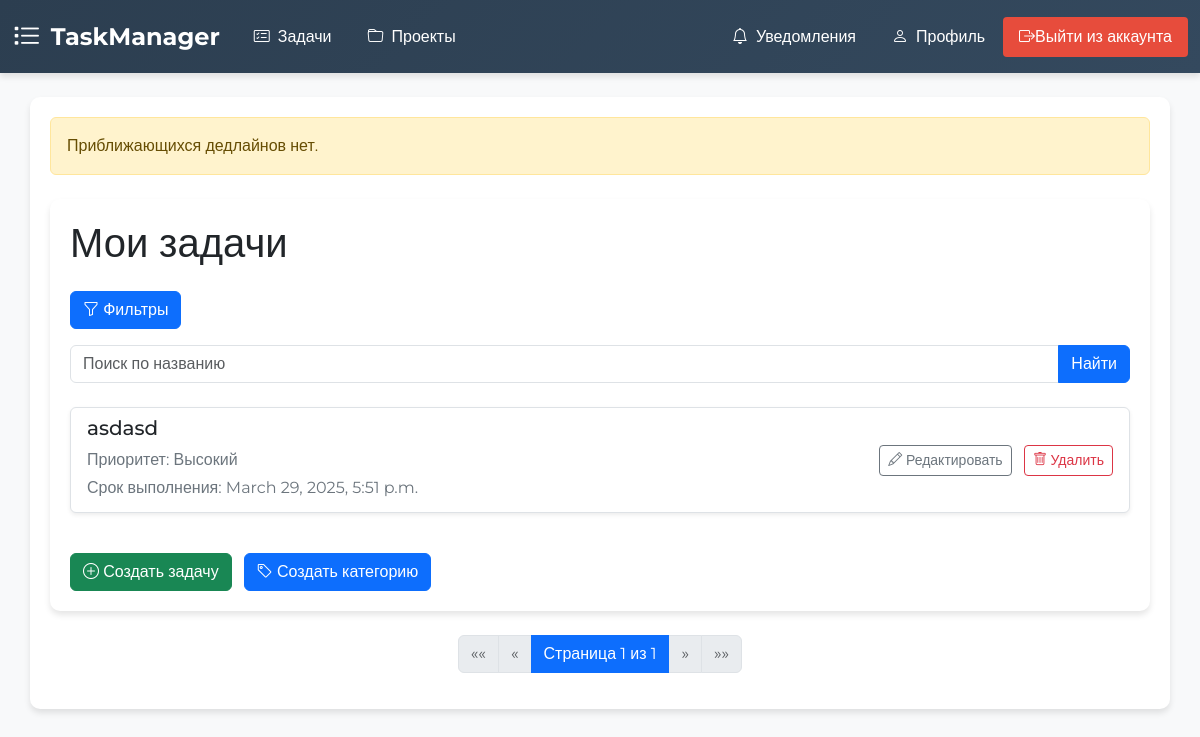
The app's page /task-manager/task-list (signed in), older data.
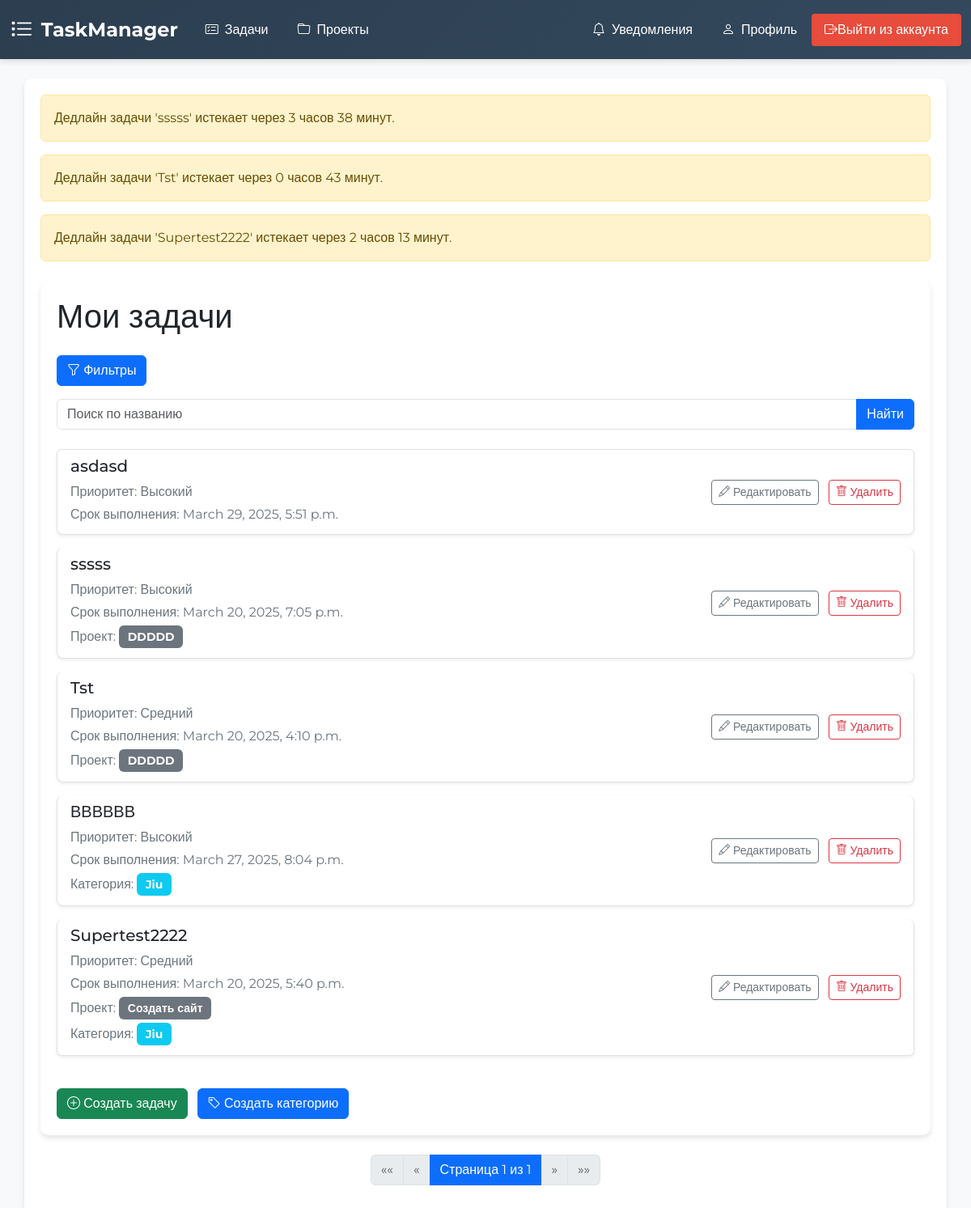
The same page, newer data.
### taskmanager/models.py (models this page shows, shortened)
class Task(models.Model):
    PRIORITY_CHOICES = [
        ('high', 'Высокий'),
        ('medium', 'Средний'),
        ('low', 'Низкий'),
    ]
    STATUS_CHOICES = [
        ('todo', 'К выполнению'),
        ('in_progress', 'В процессе'),
        ('done', 'Выполнено'),
    ]
    title = models.CharField(max_length=200)
    description = models.TextField()
    due_date = models.DateTimeField()
    priority = models.CharField(max_length=10, choices=PRIORITY_CHOICES)
    status = models.CharField(max_length=20, choices=STATUS_CHOICES, default='todo')
    project = models.ForeignKey('Project', on_delete=models.CASCADE, null=True, blank=True)  # Необязательное поле
    category = models.ForeignKey('Category', on_delete=models.CASCADE, null=True, blank=True)  # Необязательное поле
    assigned_to = models.ForeignKey(User, on_delete=models.SET_NULL, null=True, blank=True,
                                    related_name='assigned_tasks')
    created_by = models.ForeignKey(User, on_delete=models.CASCADE)
    created_at = models.DateTimeField(auto_now_add=True)

class Project(models.Model):
    name = models.CharField(max_length=100)
    created_by = models.ForeignKey(User, on_delete=models.CASCADE, related_name='created_projects')
    users = models.ManyToManyField(User, related_name='projects')
    editors = models.ManyToManyField(User, related_name='editable_projects', blank=True)

class Category(models.Model):
    name = models.CharField(max_length=100)
    user = models.ForeignKey(User, on_delete=models.CASCADE)
    class Meta:
        unique_together = ('name', 'user')

### taskmanager/views.py (the view)
# urls.py: path('task-list', task_list, name='task_list'),
@login_required
def task_list(request):
    tasks = Task.objects.filter(created_by=request.user)
    search_query = request.GET.get('search')
    if search_query:
        tasks = tasks.filter(title__icontains=search_query)
    status = request.GET.get('status')
    if status:
        tasks = tasks.filter(status=status)
    priority = request.GET.get('priority')
    if priority:
        tasks = tasks.filter(priority=priority)
    project_id = request.GET.get('project')
    if project_id:
        tasks = tasks.filter(project_id=project_id)
    category_id = request.GET.get('category')
    if category_id:
        tasks = tasks.filter(category_id=category_id)
    due_date = request.GET.get('due_date')
    if due_date:
        tasks = tasks.filter(due_date__lte=due_date)
    page = request.GET.get('page', 1)
    paginator = Paginator(tasks, 10)
    try:
        tasks = paginator.page(page)
    except PageNotAnInteger:
        tasks = paginator.page(1)
    except EmptyPage:
        tasks = paginator.page(paginator.num_pages)
    now = timezone.now()
    deadline_threshold = now + timedelta(days=1)
    if request.user.notify_deadlines:
        tasks_with_deadline = Task.objects.filter(
            due_date__lte=deadline_threshold,
            due_date__gt=now,
            created_by=request.user,
        )
        if tasks_with_deadline:
            for task in tasks_with_deadline:
                time_left = task.due_date - now
                hours, remainder = divmod(time_left.seconds, 3600)
                minutes, _ = divmod(remainder, 60)
                message = f"Дедлайн задачи '{task.title}' истекает через {hours} часов {minutes} минут."
                messages.warning(request, message)
        else:
            messages.warning(request, "Приближающихся дедлайнов нет.")
    else:
        messages.warning(request, "Уведомления о приближающихся дедлайнах отключены пользователем.")
    projects = Project.objects.filter(users=request.user)
    categories = Category.objects.filter(user=request.user)
    return render(request, 'taskmanager/task_list.html', {
        'tasks': tasks,
        'projects': projects,
        'categories': categories,
    })

### taskmanager/context_processors.py (called while the page is built)
def unread_notifications_count(request):
    if request.user.is_authenticated:
        unread_notifications_count = Notification.objects.filter(users=request.user).exclude(read_by=request.user).count()
        return {'unread_notifications_count': unread_notifications_count}
    return {}

### taskmanager/templates/taskmanager/task_list.html (shortened to what this page needs)
{% extends "taskmanager/base.html" %}
{% block body %}
<div class="container mt-4">
    <h1 class="mb-4">Мои задачи</h1>
    <button class="btn btn-primary mb-3" type="button" data-bs-toggle="offcanvas" data-bs-target="#filterOffcanvas" aria-controls="filterOffcanvas">
        <i class="bi bi-funnel"></i> Фильтры
    </button>
    <form method="get" class="mb-4">
        <div class="input-group">
            <input type="text" name="search" class="form-control" placeholder="Поиск по названию" value="{{ search_query }}">
            <button type="submit" class="btn btn-primary">Найти</button>
        </div>
    </form>
    <div class="list-group">
        {% for task in tasks %}
            <div class="list-group-item mb-3 shadow-sm">
                <div class="d-flex justify-content-between align-items-center">
                    <div>
                        <h5><a href="{% url 'taskmanager:task_detail' task.id %}" class="text-decoration-none text-dark">{{ task.title }}</a></h5>
                        <p class="mb-1 text-muted">Приоритет: <span>{{ task.get_priority_display }}</span></p>
                        <p class="mb-1 text-muted">Срок выполнения: {{ task.due_date }}</p>
                        {% if task.project %}
                            <p class="mb-1 text-muted">Проект: <span class="badge bg-secondary">{{ task.project.name }}</span></p>
                        {% endif %}
                        {% if task.category %}
                            <p class="mb-1 text-muted">Категория: <span class="badge bg-info">{{ task.category.name }}</span></p>
                        {% endif %}
                    </div>
                    <div>
                        <a href="{% url 'taskmanager:edit_task' task.id %}" class="btn btn-sm btn-outline-secondary">
                            <i class="bi bi-pencil"></i> Редактировать
                        </a>
                        <a href="{% url 'taskmanager:delete_task' task.id %}" class="btn btn-sm btn-outline-danger ms-2">
                            <i class="bi bi-trash"></i> Удалить
                        </a>
                    </div>
                </div>
            </div>
        {% empty %}
            <div class="list-group-item text-muted">
                <p>Нет задач.</p>
            </div>
        {% endfor %}
    </div>
    <div class="mt-4">
        <a href="{% url 'taskmanager:create_task' %}" class="btn btn-success">
            <i class="bi bi-plus-circle"></i> Создать задачу
        </a>
        <button type="button" class="btn btn-primary ms-2" data-bs-toggle="modal" data-bs-target="#createCategoryModal">
            <i class="bi bi-tag"></i> Создать категорию
        </button>
    </div>
</div>
<nav aria-label="Page navigation">
    <ul class="pagination justify-content-center mt-4">
        {% if tasks.has_previous %}
            <li class="page-item">
                <a class="page-link" href="?page=1" aria-label="Первая">
                    <span aria-hidden="true">&laquo;&laquo;</span>
                </a>
            </li>
            <li class="page-item">
                <a class="page-link" href="?page={{ tasks.previous_page_number }}" aria-label="Предыдущая">
                    <span aria-hidden="true">&laquo;</span>
                </a>
            </li>
        {% else %}
            <li class="page-item disabled">
                <span class="page-link">&laquo;&laquo;</span>
            </li>
            <li class="page-item disabled">
                <span class="page-link">&laquo;</span>
            </li>
        {% endif %}
        <li class="page-item active">
            <span class="page-link">
                Страница {{ tasks.number }} из {{ tasks.paginator.num_pages }}
            </span>
        </li>
        {% if tasks.has_next %}
            <li class="page-item">
                <a class="page-link" href="?page={{ tasks.next_page_number }}" aria-label="Следующая">
                    <span aria-hidden="true">&raquo;</span>
                </a>
            </li>
            <li class="page-item">
                <a class="page-link" href="?page={{ tasks.paginator.num_pages }}" aria-label="Последняя">
                    <span aria-hidden="true">&raquo;&raquo;</span>
                </a>
            </li>
        {% else %}
            <li class="page-item disabled">
                <span class="page-link">&raquo;</span>
            </li>
            <li class="page-item disabled">
                <span class="page-link">&raquo;&raquo;</span>
            </li>
        {% endif %}
    </ul>
</nav>
<link href="https://cdn.jsdelivr.net/npm/bootstrap-icons@1.10.3/font/bootstrap-icons.css" rel="stylesheet">
{% endblock %}

### taskmanager/templates/taskmanager/base.html (shortened to what this page needs)
<!DOCTYPE html>
<html lang="en">
<head>
    <link href="https://cdn.jsdelivr.net/npm/bootstrap@5.3.0/dist/css/bootstrap.min.css" rel="stylesheet">
    <link href="https://cdn.jsdelivr.net/npm/bootstrap-icons@1.10.3/font/bootstrap-icons.css" rel="stylesheet">
</head>
<body>
    <nav class="navbar navbar-expand-lg navbar-custom">
        <div class="container-fluid">
            <a class="navbar-brand" href="{% url 'taskmanager:task_list' %}">
                <i class="bi bi-list-task"></i>
                TaskManager
            </a>
            <div class="collapse navbar-collapse" id="navbarNav">
                <ul class="navbar-nav me-auto mb-2 mb-lg-0">
                    <li class="nav-item">
                        <a class="nav-link" href="{% url 'taskmanager:task_list' %}">
                            <i class="bi bi-card-checklist"></i>
                            Задачи
                        </a>
                    </li>
                    <li class="nav-item">
                        <a class="nav-link" href="{% url 'taskmanager:project_list' %}">
                            <i class="bi bi-folder"></i>
                            Проекты
                        </a>
                    </li>
                </ul>
                <ul class="navbar-nav ms-auto mb-2 mb-lg-0">
                    <li class="nav-item">
                        <a class="nav-link position-relative" href="{% url 'taskmanager:notifications' %}">
                            <i class="bi bi-bell"></i>
                            Уведомления
                        </a>
                    </li>
                    <li class="nav-item">
                        <a class="nav-link" href="{% url 'accounts:profile' %}">
                            <i class="bi bi-person"></i>
                            Профиль
                        </a>
                    </li>
                    <li class="nav-item">
                        <form action="{% url 'accounts:logout' %}" method="post" class="d-inline">
                            <button type="submit" class="logout-btn">
                                <i class="bi bi-box-arrow-right"></i>
                                Выйти из аккаунта
                            </button>
                        </form>
                    </li>
                </ul>
            </div>
        </div>
    </nav>
    <div class="container mt-4">
        {% if messages %}
        <div class="messages">
            {% for message in messages %}
                <div class="alert {% if message.tags %}alert-{{ message.tags }}{% endif %}">
                    {{ message }}
                </div>
            {% endfor %}
        </div>
        {% endif %}
        {% block body %}
        {% endblock %}
    </div>
</body>
</html>

### taskmanager/templates/taskmanager/base.html (style rules this page uses)
body { font-family: 'Montserrat', sans-serif; background-color: #f8f9fa; }
.navbar-custom { background: linear-gradient(135deg, #2c3e50, #34495e); box-shadow: 0 4px 6px rgba(0, 0, 0, 0.1); padding: 10px 0; }
.navbar-custom .navbar-brand { color: white; font-weight: 700; font-size: 1.5rem; display: flex; align-items: center; transition: transform 0.3s ease; }
.navbar-custom .navbar-brand i { margin-right: 10px; font-size: 1.8rem; }
.navbar-custom .nav-link { color: white; margin: 0 10px; padding: 8px 16px; border-radius: 4px; transition: background-color 0.3s, transform 0.3s; display: flex; align-items: center; }
.navbar-custom .nav-link i { margin-right: 8px; }
.navbar-custom .logout-btn { background-color: #e74c3c; color: white; border: none; padding: 8px 16px; border-radius: 4px; transition: background-color 0.3s, transform 0.3s; display: flex; align-items: center; }
.container { background-color: white; border-radius: 10px; padding: 20px; margin-top: 20px; box-shadow: 0 4px 6px rgba(0, 0, 0, 0.1); }

### taskmanager/templates/taskmanager/task_list.html (style rules this page uses)
.list-group-item { border-radius: 8px; transition: transform 0.2s, box-shadow 0.2s; }
.badge { font-size: 0.875rem; padding: 0.5em 0.75em; }
.btn-sm { font-size: 0.875rem; }
.text-muted { color: #6c757d !important; }

Row changes from the older to the newer data that the page shows:
added Task: title "sssss", priority "Высокий", due_date "March 20, 2025, 7:05 p.m.", project.name "DDDDD"
added Task: title "Tst", priority "Средний", due_date "March 20, 2025, 4:10 p.m.", project.name "DDDDD"
added Task: title "ВВВВВВ", priority "Высокий", due_date "March 27, 2025, 8:04 p.m.", category.name "Jiu"
added Task: title "Supertest2222", priority "Средний", due_date "March 20, 2025, 5:40 p.m.", project.name "Создать сайт", category.name "Jiu"
Text that changed along with them:
new list line: "Дедлайн задачи 'sssss' истекает через 3 часов 38 минут."
new list line: "Дедлайн задачи 'Tst' истекает через 0 часов 43 минут."
new list line: "Дедлайн задачи 'Supertest2222' истекает через 2 часов 13 минут."
list line gone: "Приближающихся дедлайнов нет."
